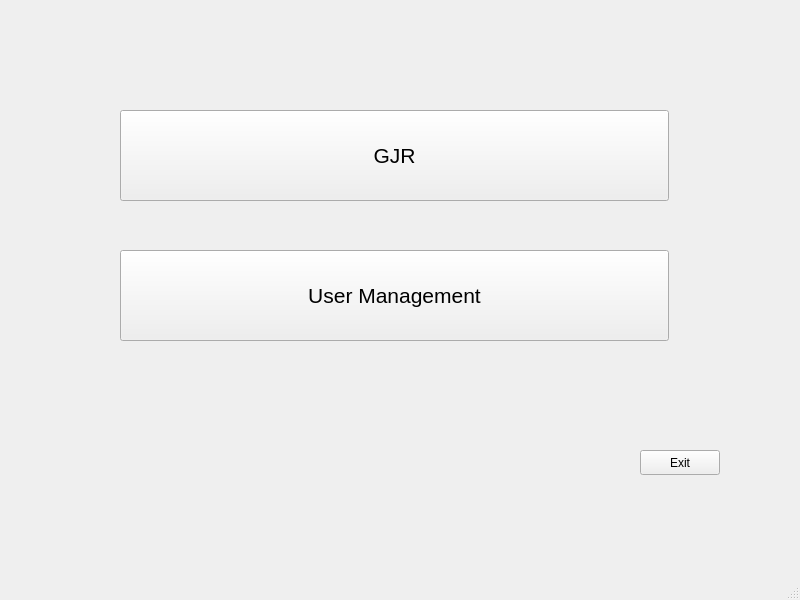
<?xml version="1.0" encoding="UTF-8"?>
<ui version="4.0">
 <class>ManageAdmin</class>
 <widget class="QMainWindow" name="ManageAdmin">
  <property name="geometry">
   <rect>
    <x>0</x>
    <y>0</y>
    <width>800</width>
    <height>600</height>
   </rect>
  </property>
  <property name="windowTitle">
   <string>MainWindow</string>
  </property>
  <widget class="QWidget" name="centralwidget">
   <widget class="QPushButton" name="button_window_GJR">
    <property name="geometry">
     <rect>
      <x>120</x>
      <y>110</y>
      <width>549</width>
      <height>91</height>
     </rect>
    </property>
    <property name="font">
     <font>
      <pointsize>16</pointsize>
     </font>
    </property>
    <property name="text">
     <string>GJR</string>
    </property>
   </widget>
   <widget class="QPushButton" name="button_window_user_manage">
    <property name="enabled">
     <bool>true</bool>
    </property>
    <property name="geometry">
     <rect>
      <x>120</x>
      <y>250</y>
      <width>549</width>
      <height>91</height>
     </rect>
    </property>
    <property name="font">
     <font>
      <pointsize>16</pointsize>
     </font>
    </property>
    <property name="text">
     <string>User Management</string>
    </property>
   </widget>
   <widget class="QPushButton" name="button_exit">
    <property name="geometry">
     <rect>
      <x>640</x>
      <y>450</y>
      <width>80</width>
      <height>25</height>
     </rect>
    </property>
    <property name="text">
     <string>Exit</string>
    </property>
   </widget>
  </widget>
  <widget class="QMenuBar" name="menubar">
   <property name="geometry">
    <rect>
     <x>0</x>
     <y>0</y>
     <width>800</width>
     <height>25</height>
    </rect>
   </property>
  </widget>
  <widget class="QStatusBar" name="statusbar"/>
 </widget>
 <resources/>
 <connections/>
</ui>
